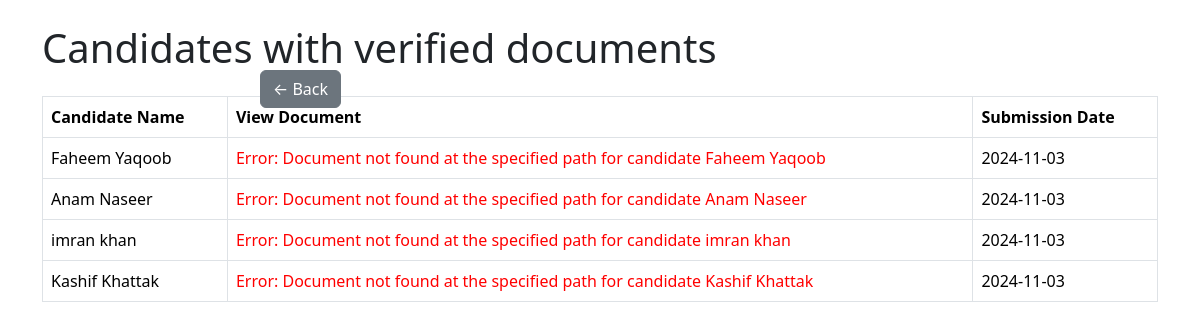
The page /verified_documents.php (signed in) on the database its author committed.
### tables this page shows
CREATE TABLE `candidate_documents` (
  `id` int(11) NOT NULL,
  `candidate_id` int(11) NOT NULL,
  `election_id` int(11) NOT NULL,
  `document_path` varchar(255) NOT NULL,
  `submission_date` date NOT NULL DEFAULT current_timestamp(),
  `verification_status` enum('pending','verified','rejected') NOT NULL DEFAULT 'pending',
  `verified_by` int(11) NOT NULL,
  `status` varchar(200) NOT NULL,
  `withdrawn` tinyint(1) NOT NULL DEFAULT 0
);

CREATE TABLE `candidates` (
  `candidate_id` int(50) NOT NULL,
  `election_id` int(11) DEFAULT NULL,
  `candidate_name` text NOT NULL,
  `password` varchar(200) NOT NULL,
  `candidate_number` varchar(20) NOT NULL,
  `department` text NOT NULL,
  `candidate_role` enum('Lecturer','Professor','Assistant_Professor','Associate_Professor') NOT NULL,
  `address` text NOT NULL,
  `socialmedia_links` text NOT NULL,
  `profile_pic` varchar(500) NOT NULL,
  `manifesto` text NOT NULL,
  `status` enum('Approved','Rejected','Pending','') NOT NULL,
  `document_status` enum('pending','verified','rejected','') NOT NULL DEFAULT 'pending',
  `symbol` varchar(500) DEFAULT NULL,
  `created_at` datetime NOT NULL DEFAULT current_timestamp(),
  `updated_at` datetime NOT NULL DEFAULT current_timestamp(),
  `candidate_email` varchar(200) NOT NULL,
  `has_voted` tinyint(1) DEFAULT 0,
  `role` enum('candidate','voter','') NOT NULL
);

### verified_documents.php (the view, shortened to what this page needs)
<?php
include 'config.php';
try {
    $sql = "SELECT c.candidate_name, cd.document_path, cd.submission_date
            FROM candidate_documents cd
            JOIN candidates c ON cd.candidate_id = c.candidate_id
            WHERE cd.verification_status = 'verified'";
    $result = $conn->query($sql);
} catch (Exception $e) {
    echo '<div class="alert alert-danger" role="alert">' . $e->getMessage() . '</div>';
    exit();
}
?>
<!DOCTYPE html>
<html lang="en">
<head>
    <link href="https://cdn.jsdelivr.net/npm/bootstrap@5.3.3/dist/css/bootstrap.min.css" rel="stylesheet">
</head>
<body>
<div class="back-button">
    <a href="document_verification.php" class="btn btn-secondary">← Back</a>
</div>
<div class="container">
    <h1 class="mt-4">Candidates with verified documents</h1>
    <?php if ($result->num_rows > 0): ?>
        <table class="table table-bordered mt-4">
            <thead>
                <tr>
                    <th>Candidate Name</th>
                    <th>View Document</th>
                    <th>Submission Date</th>
                </tr>
            </thead>
            <tbody>
                <?php while ($row = $result->fetch_assoc()): ?>
                    <tr>
                        <td><?php echo htmlspecialchars($row['candidate_name']); ?></td>
                        <td>
                            <?php
                            try {
                                $file_path = str_replace("../", "", $row['document_path']);
                                if (!file_exists($file_path)) {
                                    throw new Exception("Document not found at the specified path for candidate " . $row['candidate_name']);
                                }
                            } catch (Exception $e) {
                                echo '<span style="color: red;">Error: ' . $e->getMessage() . '</span>';
                            }
                            ?>
                        </td>
                        <td><?php echo htmlspecialchars($row['submission_date']); ?></td>
                    </tr>
                <?php endwhile; ?>
            </tbody>
        </table>
    <?php else: ?>
        <p>No candidates with verified documents found.</p>
    <?php endif; ?>
</div>
</body>
</html>

### verified_documents.php (style rules this page uses)
.back-button { position: fixed; top: 70px; left: 260px; z-index: 1050; }

### rows shown on the page
candidate_documents: candidate.candidate_name "Faheem Yaqoob", Message "Document not found at the specified path for candidate Faheem Yaqoob", submission_date "2024-11-03"
candidate_documents: candidate.candidate_name "Anam Naseer", Message "Document not found at the specified path for candidate Anam Naseer", submission_date "2024-11-03"
candidate_documents: candidate.candidate_name "imran khan", Message "Document not found at the specified path for candidate imran khan", submission_date "2024-11-03"
candidate_documents: candidate.candidate_name "Kashif Khattak", Message "Document not found at the specified path for candidate Kashif Khattak", submission_date "2024-11-03"
